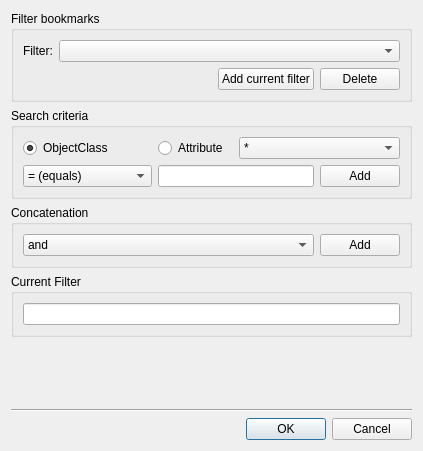
<?xml version="1.0" encoding="UTF-8"?>
<ui version="4.0">
 <class>SearchFilterWizard</class>
 <widget class="QDialog" name="SearchFilterWizard">
  <property name="geometry">
   <rect>
    <x>0</x>
    <y>0</y>
    <width>423</width>
    <height>451</height>
   </rect>
  </property>
  <property name="windowTitle">
   <string>Search Filter Wizard</string>
  </property>
  <layout class="QGridLayout" name="gridLayout_4">
   <item row="0" column="0">
    <widget class="QGroupBox" name="groupBox">
     <property name="title">
      <string>Filter bookmarks</string>
     </property>
     <layout class="QGridLayout" name="gridLayout_5">
      <item row="0" column="0">
       <layout class="QGridLayout" name="gridLayout">
        <item row="0" column="0">
         <widget class="QLabel" name="label">
          <property name="sizePolicy">
           <sizepolicy hsizetype="Maximum" vsizetype="Preferred">
            <horstretch>0</horstretch>
            <verstretch>0</verstretch>
           </sizepolicy>
          </property>
          <property name="text">
           <string>Filter:</string>
          </property>
         </widget>
        </item>
        <item row="0" column="1" colspan="4">
         <widget class="QComboBox" name="filterComboBox">
          <property name="sizePolicy">
           <sizepolicy hsizetype="Minimum" vsizetype="Fixed">
            <horstretch>0</horstretch>
            <verstretch>0</verstretch>
           </sizepolicy>
          </property>
         </widget>
        </item>
        <item row="1" column="0" colspan="3">
         <spacer name="horizontalSpacer_2">
          <property name="orientation">
           <enum>Qt::Horizontal</enum>
          </property>
          <property name="sizeType">
           <enum>QSizePolicy::Minimum</enum>
          </property>
          <property name="sizeHint" stdset="0">
           <size>
            <width>40</width>
            <height>20</height>
           </size>
          </property>
         </spacer>
        </item>
        <item row="1" column="3">
         <widget class="QPushButton" name="actionAddFilter">
          <property name="text">
           <string>Add current filter</string>
          </property>
         </widget>
        </item>
        <item row="1" column="4">
         <widget class="QPushButton" name="actionDeleteFilter">
          <property name="text">
           <string>Delete</string>
          </property>
         </widget>
        </item>
       </layout>
      </item>
     </layout>
    </widget>
   </item>
   <item row="1" column="0">
    <widget class="QGroupBox" name="groupBox_2">
     <property name="title">
      <string>Search criteria</string>
     </property>
     <layout class="QGridLayout" name="gridLayout_6">
      <item row="0" column="0">
       <layout class="QGridLayout" name="gridLayout_2">
        <item row="0" column="1">
         <widget class="QRadioButton" name="rbAttribute">
          <property name="text">
           <string>Attribute</string>
          </property>
         </widget>
        </item>
        <item row="0" column="2" colspan="2">
         <widget class="QComboBox" name="comboBox_2">
          <item>
           <property name="text">
            <string>*</string>
           </property>
          </item>
         </widget>
        </item>
        <item row="1" column="0">
         <widget class="QComboBox" name="comboBox_3">
          <item>
           <property name="text">
            <string>= (equals)</string>
           </property>
          </item>
          <item>
           <property name="text">
            <string>-= (approximately)</string>
           </property>
          </item>
          <item>
           <property name="text">
            <string>&gt;= (greater than)</string>
           </property>
          </item>
          <item>
           <property name="text">
            <string>&lt;= (less than)</string>
           </property>
          </item>
         </widget>
        </item>
        <item row="1" column="1" colspan="2">
         <widget class="QLineEdit" name="lineEdit"/>
        </item>
        <item row="1" column="3">
         <widget class="QPushButton" name="actionAddSearchCriteria">
          <property name="text">
           <string>Add</string>
          </property>
         </widget>
        </item>
        <item row="0" column="0">
         <widget class="QRadioButton" name="rbObjectClass">
          <property name="text">
           <string>ObjectClass</string>
          </property>
          <property name="checked">
           <bool>true</bool>
          </property>
         </widget>
        </item>
       </layout>
      </item>
     </layout>
    </widget>
   </item>
   <item row="2" column="0">
    <widget class="QGroupBox" name="groupBox_3">
     <property name="title">
      <string>Concatenation</string>
     </property>
     <layout class="QGridLayout" name="gridLayout_7">
      <item row="0" column="0">
       <layout class="QGridLayout" name="gridLayout_3">
        <item row="0" column="0">
         <widget class="QComboBox" name="comboBox_4">
          <property name="sizePolicy">
           <sizepolicy hsizetype="Minimum" vsizetype="Fixed">
            <horstretch>0</horstretch>
            <verstretch>0</verstretch>
           </sizepolicy>
          </property>
          <item>
           <property name="text">
            <string>and</string>
           </property>
          </item>
          <item>
           <property name="text">
            <string>or</string>
           </property>
          </item>
          <item>
           <property name="text">
            <string>not</string>
           </property>
          </item>
         </widget>
        </item>
        <item row="0" column="1">
         <widget class="QPushButton" name="actionAddConcatenation">
          <property name="sizePolicy">
           <sizepolicy hsizetype="Maximum" vsizetype="Fixed">
            <horstretch>0</horstretch>
            <verstretch>0</verstretch>
           </sizepolicy>
          </property>
          <property name="text">
           <string>Add</string>
          </property>
         </widget>
        </item>
       </layout>
      </item>
     </layout>
    </widget>
   </item>
   <item row="5" column="0">
    <widget class="Line" name="line">
     <property name="orientation">
      <enum>Qt::Horizontal</enum>
     </property>
    </widget>
   </item>
   <item row="6" column="0">
    <widget class="QDialogButtonBox" name="buttonBox">
     <property name="orientation">
      <enum>Qt::Horizontal</enum>
     </property>
     <property name="standardButtons">
      <set>QDialogButtonBox::Cancel|QDialogButtonBox::Ok</set>
     </property>
    </widget>
   </item>
   <item row="3" column="0">
    <widget class="QGroupBox" name="groupBox_4">
     <property name="title">
      <string>Current Filter</string>
     </property>
     <layout class="QGridLayout" name="gridLayout_8">
      <item row="0" column="0">
       <widget class="QLineEdit" name="currentFilter"/>
      </item>
     </layout>
    </widget>
   </item>
   <item row="4" column="0">
    <spacer name="verticalSpacer">
     <property name="orientation">
      <enum>Qt::Vertical</enum>
     </property>
     <property name="sizeHint" stdset="0">
      <size>
       <width>20</width>
       <height>40</height>
      </size>
     </property>
    </spacer>
   </item>
  </layout>
 </widget>
 <tabstops>
  <tabstop>filterComboBox</tabstop>
  <tabstop>actionAddFilter</tabstop>
  <tabstop>actionDeleteFilter</tabstop>
  <tabstop>rbObjectClass</tabstop>
  <tabstop>rbAttribute</tabstop>
  <tabstop>comboBox_2</tabstop>
  <tabstop>comboBox_3</tabstop>
  <tabstop>lineEdit</tabstop>
  <tabstop>actionAddSearchCriteria</tabstop>
  <tabstop>comboBox_4</tabstop>
  <tabstop>actionAddConcatenation</tabstop>
  <tabstop>currentFilter</tabstop>
  <tabstop>buttonBox</tabstop>
 </tabstops>
 <resources/>
 <connections>
  <connection>
   <sender>rbObjectClass</sender>
   <signal>toggled(bool)</signal>
   <receiver>comboBox_2</receiver>
   <slot>setEnabled(bool)</slot>
   <hints>
    <hint type="sourcelabel">
     <x>85</x>
     <y>152</y>
    </hint>
    <hint type="destinationlabel">
     <x>299</x>
     <y>151</y>
    </hint>
   </hints>
  </connection>
  <connection>
   <sender>rbAttribute</sender>
   <signal>toggled(bool)</signal>
   <receiver>comboBox_2</receiver>
   <slot>setDisabled(bool)</slot>
   <hints>
    <hint type="sourcelabel">
     <x>173</x>
     <y>146</y>
    </hint>
    <hint type="destinationlabel">
     <x>257</x>
     <y>142</y>
    </hint>
   </hints>
  </connection>
  <connection>
   <sender>rbObjectClass</sender>
   <signal>toggled(bool)</signal>
   <receiver>comboBox_3</receiver>
   <slot>setDisabled(bool)</slot>
   <hints>
    <hint type="sourcelabel">
     <x>75</x>
     <y>151</y>
    </hint>
    <hint type="destinationlabel">
     <x>77</x>
     <y>188</y>
    </hint>
   </hints>
  </connection>
  <connection>
   <sender>rbAttribute</sender>
   <signal>toggled(bool)</signal>
   <receiver>comboBox_3</receiver>
   <slot>setEnabled(bool)</slot>
   <hints>
    <hint type="sourcelabel">
     <x>157</x>
     <y>154</y>
    </hint>
    <hint type="destinationlabel">
     <x>97</x>
     <y>182</y>
    </hint>
   </hints>
  </connection>
  <connection>
   <sender>comboBox_3</sender>
   <signal>activated(int)</signal>
   <receiver>lineEdit</receiver>
   <slot>setFocus()</slot>
   <hints>
    <hint type="sourcelabel">
     <x>116</x>
     <y>172</y>
    </hint>
    <hint type="destinationlabel">
     <x>195</x>
     <y>186</y>
    </hint>
   </hints>
  </connection>
 </connections>
</ui>
